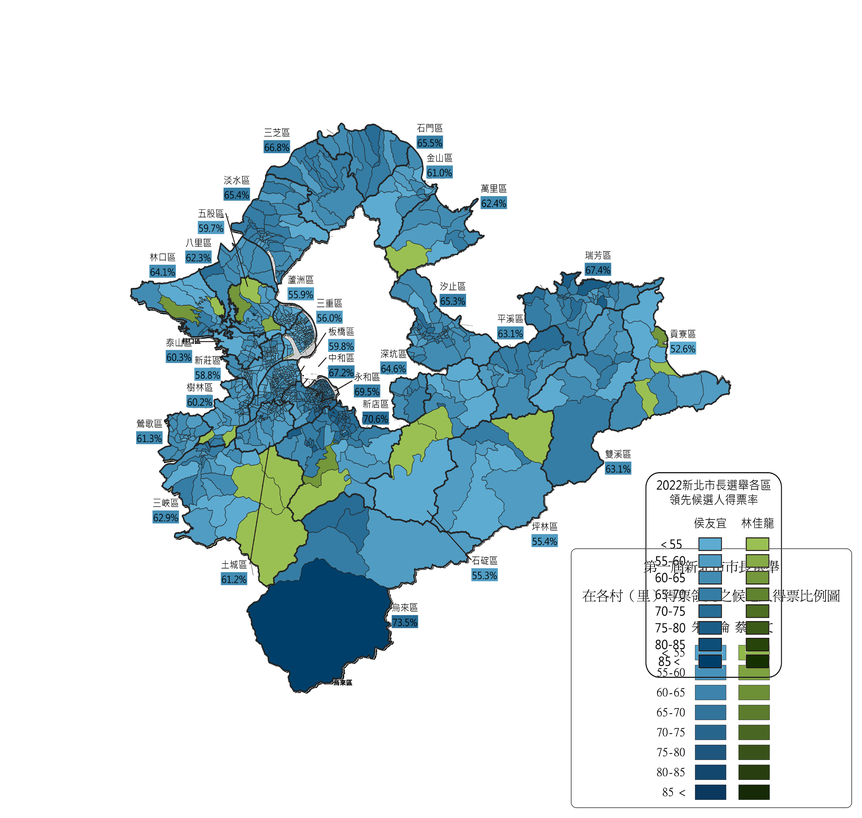
#> input picture MayoralElections/maps/10/1.png, 862 x 818 px, shrunk from 5270 x 5003 before the run, found by its file name
$ python Convert.py
#> lines starting #> are read from the running program, lines starting #| are printed output that depends on the picture; after the words box and inside, x2 and y2 are one past the last pixel; in counts of white or black regions, pixels touching at a corner belong together
# -*- coding: utf-8 -*-
"""將圖片中除了指定顏色（#7F7F7F / #323232 / #0066CC）以外的所有顏色改為 #7F7F7F。"""

from PIL import Image
import os


KEEP_COLORS = {
    (0x7F, 0x7F, 0x7F),   # #7F7F7F
    (0x32, 0x32, 0x32),   # #323232
    (0x00, 0x66, 0xCC),   # #0066CC
}
REPLACE_WITH = (0x7F, 0x7F, 0x7F)  # #7F7F7F


def convert_image(src, dst=None):
#> called with src = 'C:\\Users\\Windows\\Desktop\\Data\\1.png'
    if dst is None:
        base, ext = os.path.splitext(src)
        dst = f"{base}_converted{ext}"

    img = Image.open(src).convert("RGB")
    pixels = img.load()
    width, height = img.size
#> width = 862; height = 818

    for y in range(height):
        for x in range(width):
            pixel = pixels[x, y][:3]
            if pixel not in KEEP_COLORS:
                pixels[x, y] = REPLACE_WITH

    img.save(dst)
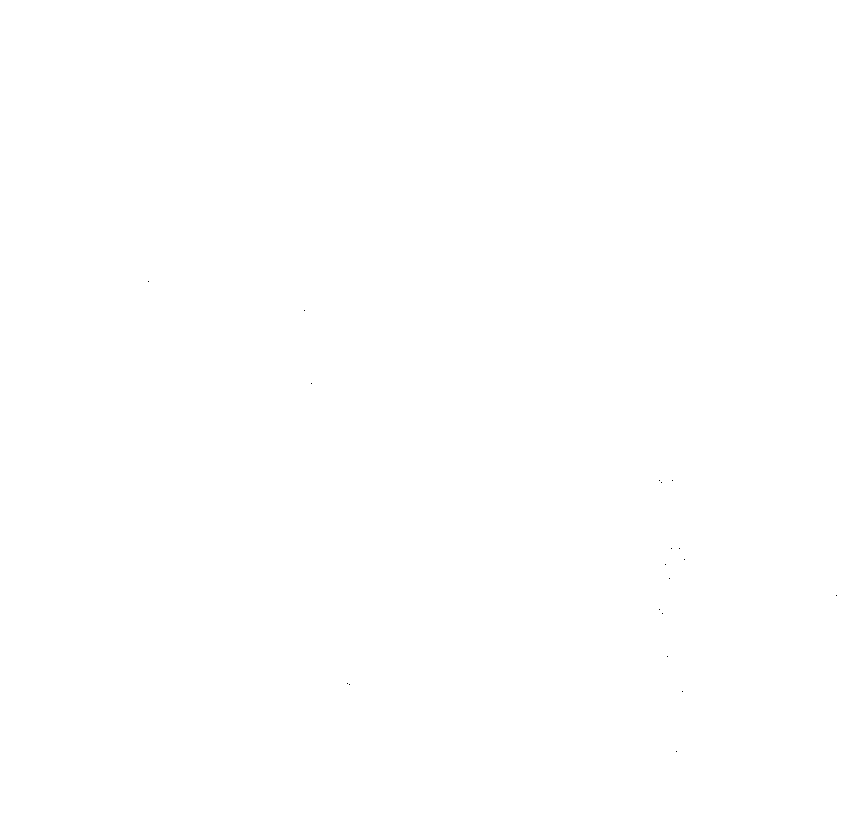
#> saved as 1_converted.png: PIL image 862x818 RGB; values 50 (black) and 127 (white), 100% white; black in thin lines or dots, all inside (x1, y1, x2, y2) = (148, 281, 837, 752)
    print(f"完成！已儲存至 '{dst}'")
    return dst


if __name__ == "__main__":
    src = r"C:\Users\Windows\Desktop\Data\1.png"
    convert_image(src)
